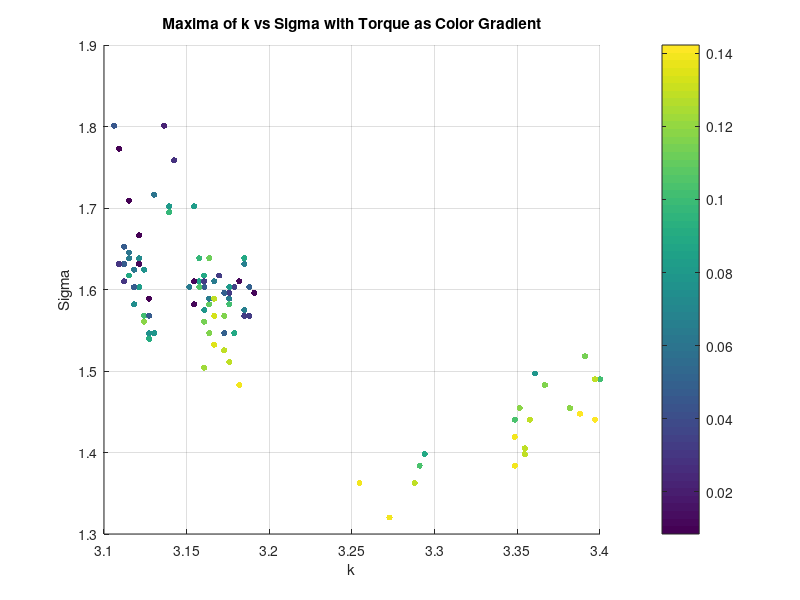
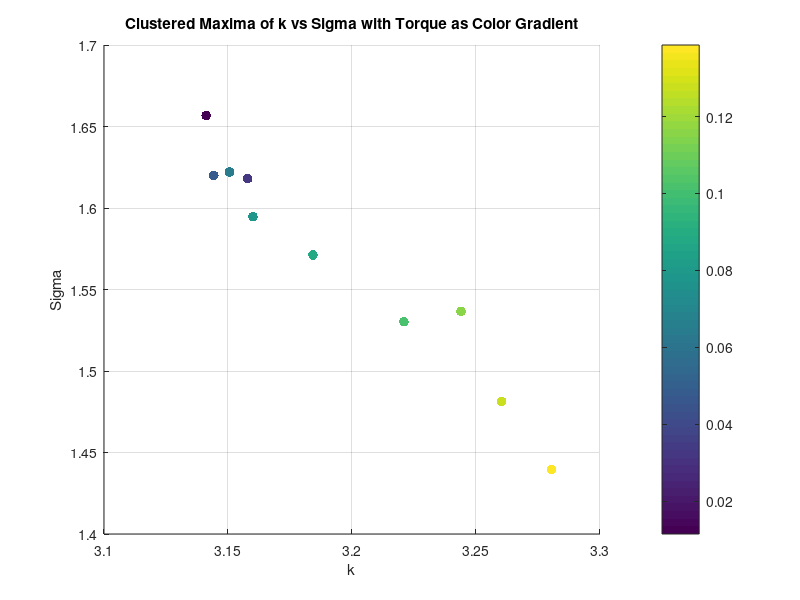
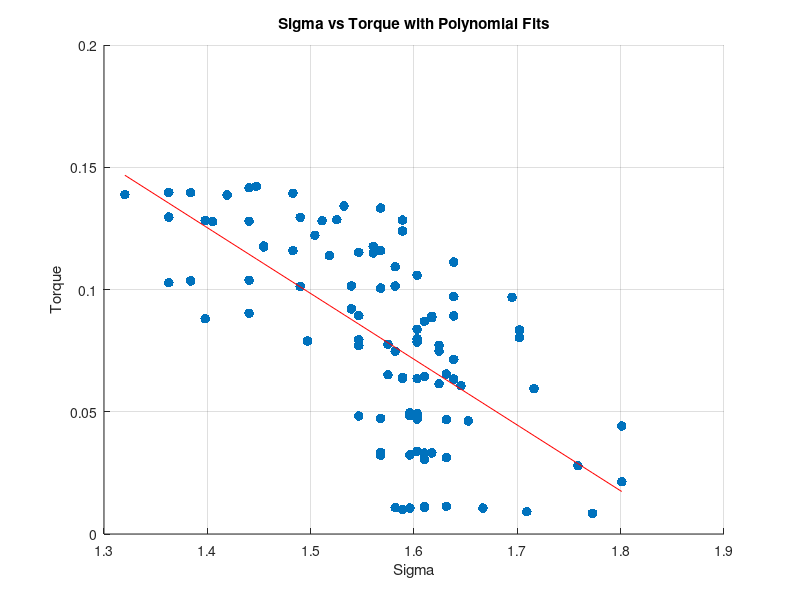
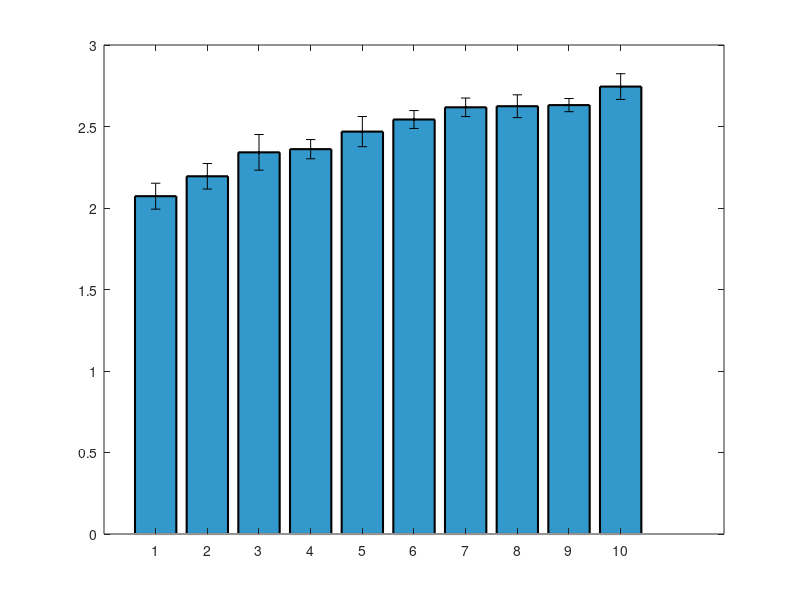

Recreate these plots in MATLAB, in order. (Note: this script raises an error after producing the figures.)
clear all;
close all;


%% Torque Analysis
load('maxima_data.mat');
scatter(maxima_k, maxima_sigma, 20, torque_values, 'filled');
xlabel('k');
ylabel('Sigma');
zlabel('Torque');
title('Maxima of k vs Sigma with Torque as Color Gradient');
colorbar;
grid on;
% K means clustering of torque into 10 clusters, taking mean of each cluster k, sigma and corr too
[cluster_idx, cluster_centers] = kmeans(torque_values', 10);
% Take the mean of each cluster
torque_means = zeros(10, 1);
sigma_means = zeros(10, 1);
sigma_stds = zeros(10, 1);
k_means = zeros(10, 1);
corr_means = zeros(10, 1);
for i = 1:10
    torque_means(i) = mean(torque_values(cluster_idx == i));
    sigma_means(i) = mean(maxima_sigma(cluster_idx == i));
    k_means(i) = mean(maxima_k(cluster_idx == i));
    corr_means(i) = mean(maxima_corr(cluster_idx == i));
    sigma_stds(i) = std(maxima_sigma(cluster_idx == i));
end
% Plot the clusters
figure;
scatter(k_means, sigma_means, 50, torque_means, 'filled');
xlabel('k');
ylabel('Sigma');
zlabel('Torque');
title('Clustered Maxima of k vs Sigma with Torque as Color Gradient');
colorbar;
grid on;
% Ensure data is sorted for polyfit
[sigma_sorted, sort_idx] = sort(maxima_sigma);
torque_sorted = torque_values(sort_idx);
% Display correlation between torque and sigma
disp('Correlation between Torque and Sigma:');
disp(corr(torque_sorted', sigma_sorted'));
% Display correlation between torque and sigma^2
disp('Correlation between Torque and Sigma^2:');
disp(corr(torque_sorted', sigma_sorted'.^2));
% Polyfit for sigma vs torque (order 1 and 2)
p1_sigma = polyfit(sigma_sorted, torque_sorted, 1);
% Calculate fitted values and normalized MSE for sigma vs torque
fitted_torque_p1_sigma = polyval(p1_sigma, sigma_sorted);
mse_p1_sigma = mean((torque_sorted - fitted_torque_p1_sigma).^2);
nmse_p1_sigma = mse_p1_sigma / var(torque_sorted);
% Display results for sigma vs torque
disp('Sigma vs Torque:');
disp(['Order 1 nMSE: ', num2str(nmse_p1_sigma)]);
%display correlation between torque and sigma
% Plot for sigma vs torque with polynomial fits (first instance)
figure;
scatter(sigma_sorted, torque_sorted, 50, 'filled','DisplayName', 'Data');
hold on;
plot(sigma_sorted, fitted_torque_p1_sigma, '-r', 'DisplayName', ...
    ['Order 1 Fit: y = ', num2str(p1_sigma(1)), 'x + ', num2str(p1_sigma(2)), ...
    ', nMSE = ', num2str(nmse_p1_sigma)]);
xlabel('Sigma');
ylabel('Torque');
title('Sigma vs Torque with Polynomial Fits');
grid on;

%Plot means of sigma as bar plot with variance as error bars
figure;
[sorted_sigma_means,idx] = sort(sigma_means);
sorted_sigma_stds = sigma_stds(idx);
bar(sorted_sigma_means.^2, 'FaceColor', [0.2 0.6 0.8], 'EdgeColor', 'k', 'LineWidth', 1.5);
% Set the x-ticks to the cluster indices
hold on;
errorbar(sorted_sigma_means.^2,sorted_sigma_stds, 'k.', 'LineWidth', 1.5);
ylim([1.95 2.85]);

xlabel('Torque Number');
ylabel('Mean Sigma^2');
% % Ensure data is sorted for polyfit
% [sigma_sorted, sort_idx] = sort(sigma_means);
% torque_sorted = torque_means(sort_idx);
% %Display correlation between torque and sigma
% disp('Correlation between Torque and Sigma:');
% disp(corr(torque_sorted, sigma_sorted));
% %Display correlation between torque and sigma^2
% disp('Correlation between Torque and Sigma^2:');
% disp(corr(torque_sorted, sigma_sorted.^2));
% % Polyfit for sigma vs torque (order 1 and 2)
% p1_sigma = polyfit(sigma_sorted, torque_sorted, 1);
% p2_sigma = polyfit(sigma_sorted, torque_sorted, 2);
% % Calculate zitted values and normalized MSE for sigma vs torque
% fitted_torque_p1_sigma = polyval(p1_sigma, sigma_sorted);
% fitted_torque_p2_sigma = polyval(p2_sigma, sigma_sorted);
% mse_p1_sigma = mean((torque_sorted - fitted_torque_p1_sigma).^2);
% mse_p2_sigma = mean((torque_sorted - fitted_torque_p2_sigma).^2);
% nmse_p1_sigma = mse_p1_sigma / var(torque_sorted);
% nmse_p2_sigma = mse_p2_sigma / var(torque_sorted);
% % Display results for sigma vs torque
% disp('Sigma vs Torque:');
% disp(['Order 1 nMSE: ', num2str(nmse_p1_sigma)]);
% disp(['Order 2 nMSE: ', num2str(nmse_p2_sigma)]);
% % Plot for sigma vs torque with polynomial fits (second instance)
% figure;
% scatter(sigma_sorted, torque_sorted, 50, 'filled', 'DisplayName', 'Data');
% hold on;
% % plot(sigma_sorted, fitted_torque_p1_sigma, '-r', 'DisplayName', ...
% %     ['Order 1 Fit: y = ', num2str(p1_sigma(1)), 'x + ', num2str(p1_sigma(2)), ...
% %     ', nMSE = ', num2str(nmse_p1_sigma)]);
% % plot(sigma_sorted, fitted_torque_p2_sigma, '--g', 'DisplayName', ...
% %     ['Order 2 Fit: y = ', num2str(p2_sigma(1)), 'x^2 + ', num2str(p2_sigma(2)), ...
% %     'x + ', num2str(p2_sigma(3)), ', nMSE = ', num2str(nmse_p2_sigma)]);
% xlabel('Sigma');
% ylabel('Torque');
% title('Sigma vs Torque with Polynomial Fits');
% grid on;



% %% Diameter Analysis
% % Saved as diameter_value, k_values(max_k_idx), sigma_values(max_sigma_idx), max_val
% load('maxima_data_Diam.mat');

% figure;
% scatter3(maxima_matrix(:, 2), maxima_matrix(:, 3), maxima_matrix(:, 1), 50, maxima_matrix(:, 1), 'filled'); 
% xlabel('k');
% ylabel('Sigma');
% zlabel('Diameter');
% title('Maxima of k vs Sigma with Diameter as Color Gradient');
% colorbar;
% grid on;

% % K vs d
% % Ensure data is sorted for polyfit
% [k_sorted, sort_idx] = sort(maxima_matrix(:, 2));
% d_sorted = maxima_matrix(sort_idx, 1);
% % Display correlation between d and k
% disp('Correlation between Diameter and k:');
% disp(corr(d_sorted, k_sorted));

% %plot for k vs diam with polynomial fits
% figure;
% scatter(k_sorted, d_sorted, 50, 'filled', 'DisplayName', 'Data');
% grid on;
% hold on;
% p1_k = polyfit(k_sorted, d_sorted, 1);
% fitted_d_p1_k = polyval(p1_k, k_sorted);
% mse_p1_k = mean((d_sorted - fitted_d_p1_k).^2);
% nmse_p1_k = mse_p1_k / var(d_sorted);
% disp('Diameter vs k:');
% disp(['Order 1 nMSE: ', num2str(nmse_p1_k)]);
% % plot(k_sorted, fitted_d_p1_k, '-r', 'DisplayName', ...
% %     ['Order 1 Fit: y = ', num2str(p1_k(1)), 'x + ', num2str(p1_k(2)), ...
% %     ', nMSE = ', num2str(nmse_p1_k)]);
% xlabel('k');
% ylabel('Diameter');
% title('k vs Diameter with Polynomial Fits');


% % Compute mean and std of sigma for each unique diameter
% unique_diameters = unique(maxima_matrix(:, 1));
% sigma_means_diameter = zeros(size(unique_diameters));
% sigma_stds_diameter = zeros(size(unique_diameters));

% for i = 1:length(unique_diameters)
%     sigma_values_for_diameter = maxima_matrix(maxima_matrix(:, 1) == unique_diameters(i), 3);
%     sigma_means_diameter(i) = mean(sigma_values_for_diameter);
%     sigma_stds_diameter(i) = std(sigma_values_for_diameter);
% end

% % Bar plot of mean sigma with error bars for each diameter
% figure;
% bar(unique_diameters, sigma_means_diameter, 'FaceColor', [0.2 0.6 0.8], 'EdgeColor', 'k', 'LineWidth', 1.5);
% hold on;
% errorbar(unique_diameters, sigma_means_diameter, sigma_stds_diameter, 'k.', 'LineWidth', 1.5);
% xlabel('Diameter');
% ylabel('Mean Sigma');
% title('Mean Sigma for Each Diameter with Error Bars');
% grid on;
